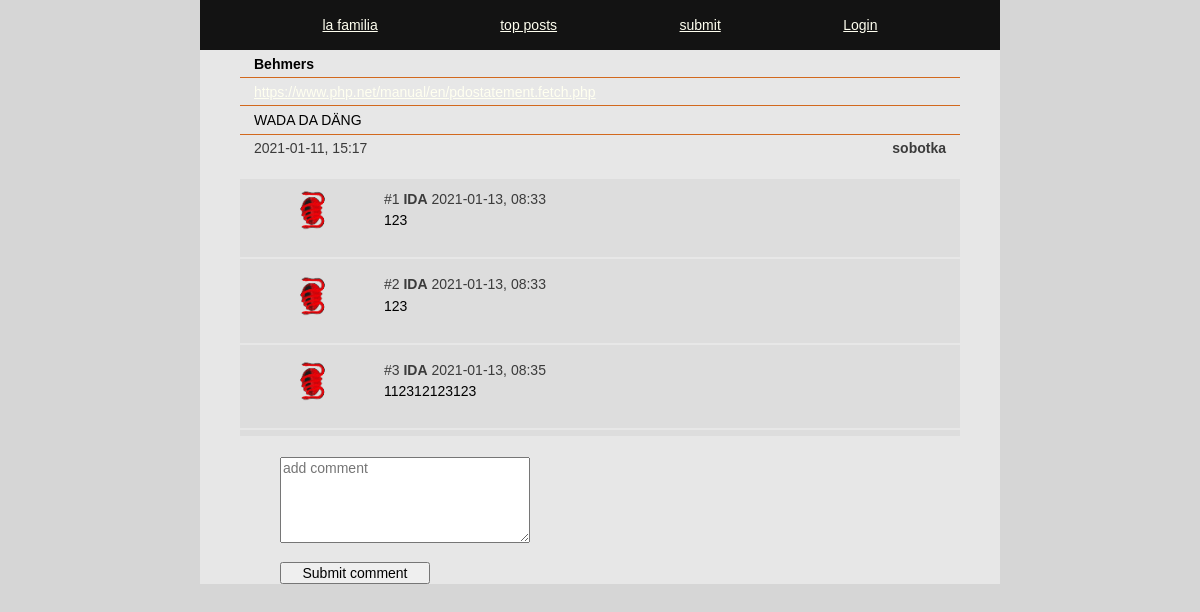
The page /comments.php?id=21&title=Behmers on the database as committed earlier.
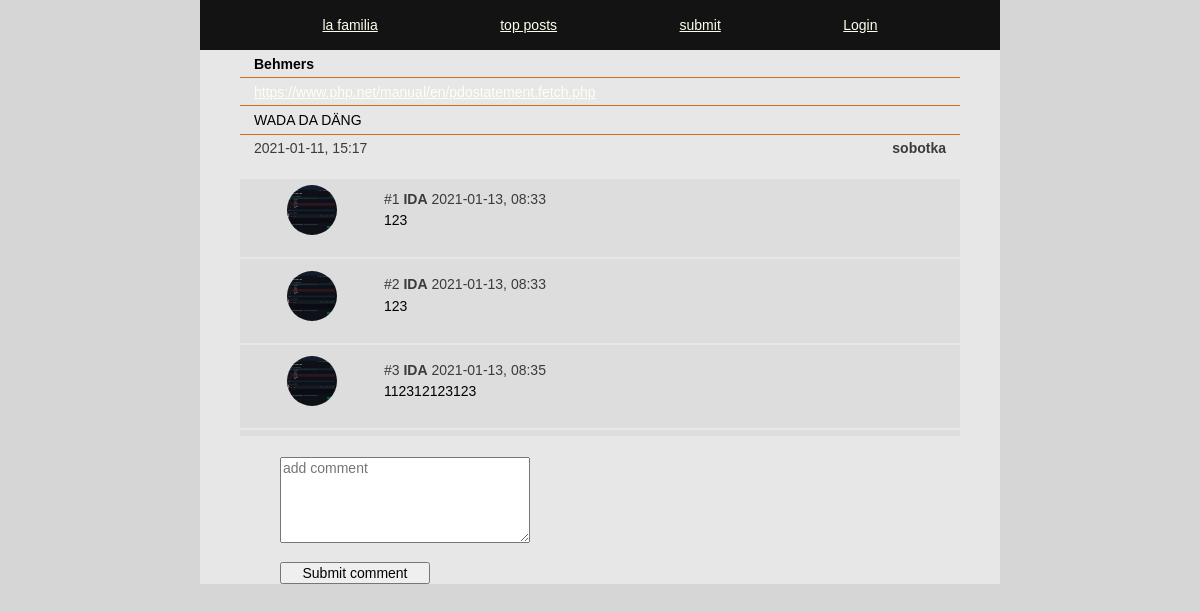
The same page on the database as committed later.
### tables this page shows
CREATE TABLE posts (
id INTEGER PRIMARY KEY AUTOINCREMENT,
title TEXT,
user_id INTEGER,
url TEXT,
description TEXT,
post_date DATETIME);

CREATE TABLE users (
id INTEGER PRIMARY KEY AUTOINCREMENT,
username TEXT NOT NULL UNIQUE,
email TEXT NOT NULL UNIQUE,
firstname TEXT NOT NULL,
lastname TEXT NOT NULL,
passwd TEXT NOT NULL, 
biography TEXT, 
avatar TEXT);

CREATE TABLE comments (
id INTEGER PRIMARY KEY AUTOINCREMENT,
post_id INTEGER,
user_id INTEGER,
content TEXT,
date DATETIME);

### app/functions.php (called while the page is built, shortened)
<?php
function fetchPost($pdo, $postId)
{
    $statement = $pdo->query('SELECT posts.*, users.username FROM posts INNER JOIN users ON posts.user_id = users.id WHERE posts.id = :id');
    $statement->BindParam(':id', $postId, PDO::PARAM_INT);
    $statement->execute();
    $post = $statement->fetch(PDO::FETCH_ASSOC);
    return $post;
}
function fetchComments($pdo, $postId)
{
    $statement = $pdo->prepare("SELECT * FROM comments WHERE post_id = :postId ORDER BY Comments.post_id DESC");
    $statement->BindParam(':postId', $postId, PDO::PARAM_INT);
    $statement->execute();
    $userComments = $statement->fetchAll(PDO::FETCH_ASSOC);
    return $userComments;
}
function fetchPostedBy($pdo, $commentUserId)
{
    $statement = $pdo->prepare("SELECT username, avatar from users where id = :commentUserId");
    $statement->BindParam(':commentUserId', $commentUserId, PDO::PARAM_INT);
    $statement->execute();
    $postedBy = $statement->fetch(PDO::FETCH_ASSOC);
    return $postedBy;
}

### comments.php (the view, shortened to what this page needs)
<?php
require __DIR__ . ('/app/autoload.php');
require __DIR__ . ('/app/views/header.php');
require __DIR__ . ('/app/views/nav.php');
$postId = $_GET['id'];
$count = 0;
if (isset($_GET['id'])) {
    $post = fetchPost($pdo, $postId);
    $userComments = fetchComments($pdo, $postId);
}
?>
<main>
    <section>
        <div class="comments-postitem">
            <div class="title">
                <h1><?php echo $post['title']; ?></h1>
            </div>
            <div class="url"><a href="<?php echo $post['url']; ?>"><?php echo $post['url']; ?></a></div>
            <div class="description">
                <p><?php echo $post['description']; ?></p>
            </div>
            <div class="postinfo">
                <p><?= $post['post_date']; ?></p>
                <b><?= $post['username']; ?></b>
            </div>
        </div>
        <div class="comments-items">
            <?php foreach ($userComments as $comment) : ?>
                <?php
                $count++;
                $commentUserId = $comment['user_id'];
                $postedBy = fetchPostedBy($pdo, $commentUserId); ?>
                <div class="avatar">
                    <img src="<?php echo "/app/images/" . $postedBy['avatar']; ?>" height="50px" width="50px" alt="">
                </div>
                <div class="comment-info">
                    <?php echo '#' . $count; ?>
                    <b><?php echo $postedBy['username']; ?></b>
                    <?php echo $comment['date']; ?>
                    <div class="comment-content">
                        <?php echo $comment['content']; ?>
                    </div>
                </div>
                <span class="comment-span"></span>
            <?php endforeach; ?>
        </div>
        <div class="add-comment">
            <form action="comments.php?id=<?= $postId; ?>" method="post">
                <textarea name="comment" id="comment" cols="50" rows="5" placeholder="add comment" maxheight="200" maxlength="200"></textarea>
                <span class="comment-span"></span>
                <button type="text"> Submit comment </button>
            </form>
        </div>
    </section>
</main>

### app/views/header.php (shortened to what this page needs)
<!DOCTYPE html>
<html lang="en">
<head>
    <link rel="stylesheet" href="/app/assets/style.css">
    <link rel="stylesheet" href="/app/assets/login.css">
    <link rel="stylesheet" href="/app/assets/settings.css">
    <link rel="stylesheet" href="/app/assets/index.css">
    <link rel="stylesheet" href="/app/assets/comments.css">
    <link rel="stylesheet" href="/app/assets/submit.css">
    <link rel="stylesheet" href="/app/assets/register.css">
</head>
<body>

### app/views/nav.php (shortened to what this page needs)
<nav>
    <ul>
        <li><a href="/../../index.php?latest"> la familia</a></li>
        <li><a href="/../../index.php?top-posts">top posts</a></li>
        <li><a href="/../../submit.php">submit</a></li>
        <?php if (!isset($_SESSION['user'])) : ?>
            <li><a href="/../../login.php"> Login</a></li>
        <?php endif; ?>
    </ul>
</nav>

### app/assets/style.css (style rules this page uses)
* { box-sizing: border-box; margin: 0; font-family: Verdana, Geneva, Tahoma, sans-serif, Arial, Teko-regular; font-size: 14px; }
body { width: 100%; display: flex; justify-content: center; min-height: 100vh; width: 100%; position: absolute; margin-left: auto; margin-right: auto; background-color: rgb(214, 214, 214); }
nav { display: flex; justify-content: space-evenly; align-items: center; background-color: #131313; color: white; width:100%; height: 50px; position: fixed; font-size: 14px; max-width: 800px; }
ul { display: flex; justify-content:space-evenly ; align-items: center; width: 100%; list-style: none; position: absolute; padding: 0; }
li { display: inline-block; cursor: pointer; }
a { color :ivory; }
main { display: flex; justify-content: center; height: 100%; width: 100%; background-color: #4e463a; max-width: 800px; }
section { display: flex; justify-content: center; width: 100% ; max-width: 800px; min-height:100% ; margin-top: 50px; background-color: rgb(231, 231, 231); flex-wrap: wrap; }

### app/assets/comments.css (style rules this page uses)
.comments-postitem { display: flex; flex-wrap: wrap; width: 90%; height:fit-content; word-wrap: break-word; border-top: 0; }
.comments-postitem > .title, .description, .url, .postinfo { padding: 0.4rem 0rem 0.4rem; }
.comments-postitem .title { width: 100%; height: auto; padding-left: 1rem; border-bottom: 1px solid chocolate; }
.comments-postitem .description { width: 100%; height: auto; padding-left: 1rem; border-bottom: 1px solid chocolate; }
.comments-postitem .url { width: 100%; height: auto; padding-left: 1rem; border-bottom: 1px solid chocolate; overflow: hidden; text-overflow: ellipsis; white-space: nowrap; }
.comments-postitem .postinfo { display: flex; justify-content: space-between; width: 100%; height: 1.2rem; padding-left: 1rem; padding-right: 1rem; margin-bottom: 2rem; font-size: 14px; color: rgb(59, 59, 59); }
.comments-items { display: flex; flex-wrap: wrap; width: 90% ; height: auto; background-color: rgb(221, 221, 221); align-items: flex-start; margin-bottom: 1.5rem; }
.comments-items > * { margin: 0.4rem 0 0.4rem ; }
.comments-items .avatar { display: flex; justify-content: center; align-items: center; width: 20%; height: auto; }
.comments-items img { border-radius: 50%; }
.comments-items .comment-info { width: 80%; padding-top: 0.4rem; font-size: 14px; color: rgb(59, 59, 59); }
.comments-items .comment-content { display: flex; min-height: 1rem; padding-right: 0.4rem; padding-top: 0.4rem; width: 100%; font-size: 14px; color: rgb(0, 0, 0); }
.comment-span { display: flex; justify-content: center; align-items: center; width: 100%; height: 2px; background-color: rgb(231, 231, 231); }
.add-comment { display: flex; width: 90%; max-width: 800px; margin-left: 10%; justify-content: flex-start; }
.add-comment textarea { width: 250px; }
.add-comment button { width: 150px; margin-top: 1rem; }

Rows that differ between the two databases and show on the page:
changed through a linked row, comments (number 1 of 3 on the later page): user.avatar: a different picture
changed through a linked row, comments (number 2 of 3 on the later page): user.avatar: a different picture
changed through a linked row, comments (number 3 of 3 on the later page): user.avatar: a different picture
